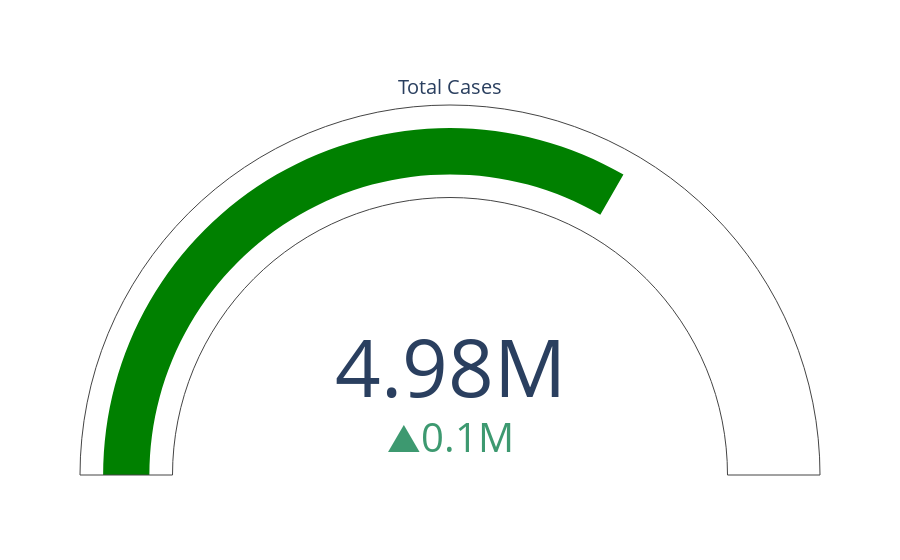

This figure's notebook cell:
### Code cell
# total cases indicator
fig1 = go.Figure(go.Indicator(
    
    value = tot_cases,
    delta = {'reference': diff},
    gauge = {
        'axis': {'visible': False}},
    domain = {'row': 0, 'column': 0}))

fig1 = fig1.update_layout(
    template = {'data' : {'indicator': [{
        'title': {'text': "Total Cases"},
        'mode' : "number+delta+gauge",
        }]
                         }})
fig1.show()

### Figure 1 — Plotly figure (JSON) as saved in the notebook; plotly's stock layout.template omitted (floating-point values rounded to 4 significant figures)
{"data": [{"delta": {"reference": 4880631}, "domain": {"column": 0, "row": 0}, "gauge": {"axis": {"visible": false}}, "type": "indicator", "value": 4977471}], "layout": {}}
